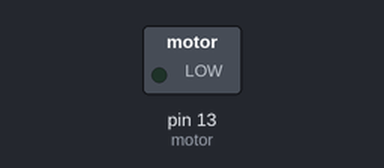
The sketch below on a simulated Arduino Uno, built with avr-gcc and run on an emulated ATmega328P. Shown: switched loads named in the sketch (green lamp = pin HIGH). What the sketch prints to the serial monitor is not drawn.

Above: at 0.05 s.
Timing chart, 0 to 5.3 s (numbered marks = the images above):
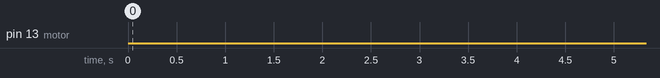

The sketch:

MotorTest.ino
```cpp
int motor = 13; //motor is pin 15
int i;
int j;

void setup()
{
  Serial.begin(9600);
  pinMode(motor, OUTPUT);  //pin is set to output
}

void loop()
{

/////////////// O.G. Code for running purpose ///////////////

//  digitalWrite(motor, HIGH);
//  delay(); // 8% of 100 microseconds
//  digitalWrite(motor, LOW);
//  delay();  //92% of 100 microseconds

//////////////// Lakshya developed the code ////////////////

for(i = 0; i <= 100; i++)
{
  Serial.print(i);
  digitalWrite(motor, HIGH);
  delay(i); // milliseconds
  digitalWrite(motor, LOW);
  delay(100-i);  //milliseconds
  delay(4000);
}

///////////////// Final code to be tested /////////////////
// Runs arduino for 4 seconds at a time trying different duty cycles (and therefore voltages)

//for(i = 0; i <= 100; i++)
//{
//Serial.print(i);
//j = 0;
//
//while (j <= 40)
//{
//  digitalWrite(motor, HIGH);
//  delay(i); // milliseconds
//  digitalWrite(motor, LOW);
//  delay(100-i);  //milliseconds
//  j++;
//}
//}

////////////////////////////////////////////////////////////

}
```
